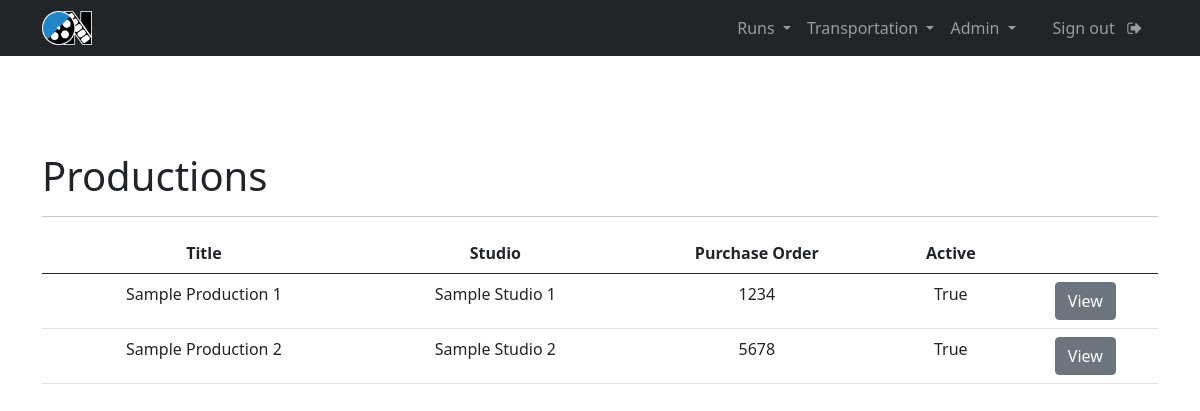
/production_admin (signed in), run on an earlier commit of the app's database.
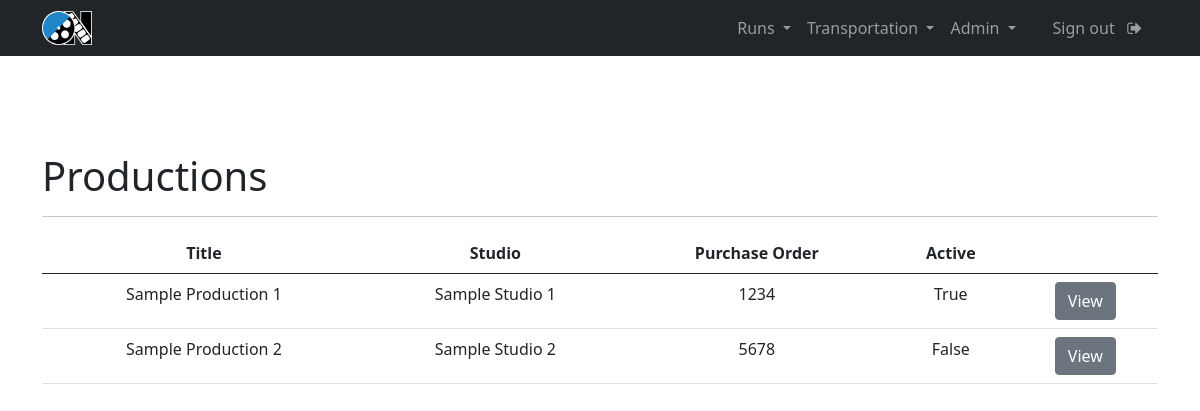
And on a later commit of the database.
### core/models.py (models this page shows, shortened)
class Production(models.Model):
    create_date = models.DateField(auto_now_add=True)
    production_title = models.CharField(max_length=150, null=True)
    production_studio = models.CharField(max_length=150, null=True)
    production_email = models.EmailField(_('email address'), null=True)
    purchase_order = models.CharField(max_length=10, null=True)
    coordinator_name = models.CharField(max_length=150, null=True)
    coordinator_email = models.EmailField(_('email address'), null=True)
    captain_name = models.CharField(max_length=150, null=True)
    captain_email = models.EmailField(_('email address'), null=True)
    production_notes = models.TextField(max_length=2000, null=True)
    is_active = models.BooleanField(default=True)

### interface/views.py (the view)
# urls.py: path('production_admin', views.production_admin, name="production_admin"),
@login_required(login_url=login)
def production_admin(request):
    productions = Production.objects.all()
    context = {'productions': productions}
    return render(request, 'interface/production_admin.html', context = context)

### interface/templates/interface/production_admin.html
{% extends 'interface/layout.html' %}
{% load crispy_forms_tags %}
{% block content %}
    <main>
        <div class="container run-request-container">
            <h1>Productions</h1>
            <hr>
            <div class="table-responsive">
                <table class="table">
                    <thead>
                        <tr>
                            <th scope="col">Title</th>
                            <th scope="col">Studio</th>
                            <th scope="col" class="hidden-column">Purchase Order</th>
                            <th scope="col">Active</th>
                            <th scope="col"></th>
                        </tr>
                    </thead>
                    <tbody>
                        {% for production in productions %}
                            <tr>
                                <td>{{ production.production_title }}</td>
                                <td >{{ production.production_studio }}</td>
                                <td class="hidden-column">{{ production.purchase_order }}</td>
                                <td>{{ production.is_active }}</td>
                                <td>
                                    <button class="btn btn-secondary">View</button>
                                </td>
                            </tr>
                        {% endfor %}
                    </tbody>
                </table>
            </div>
        </div>
    </main>
{% endblock %}

What changed in the data, as far as the page shows it:
changed Production "Sample Production 2": is_active "True" → "False"
